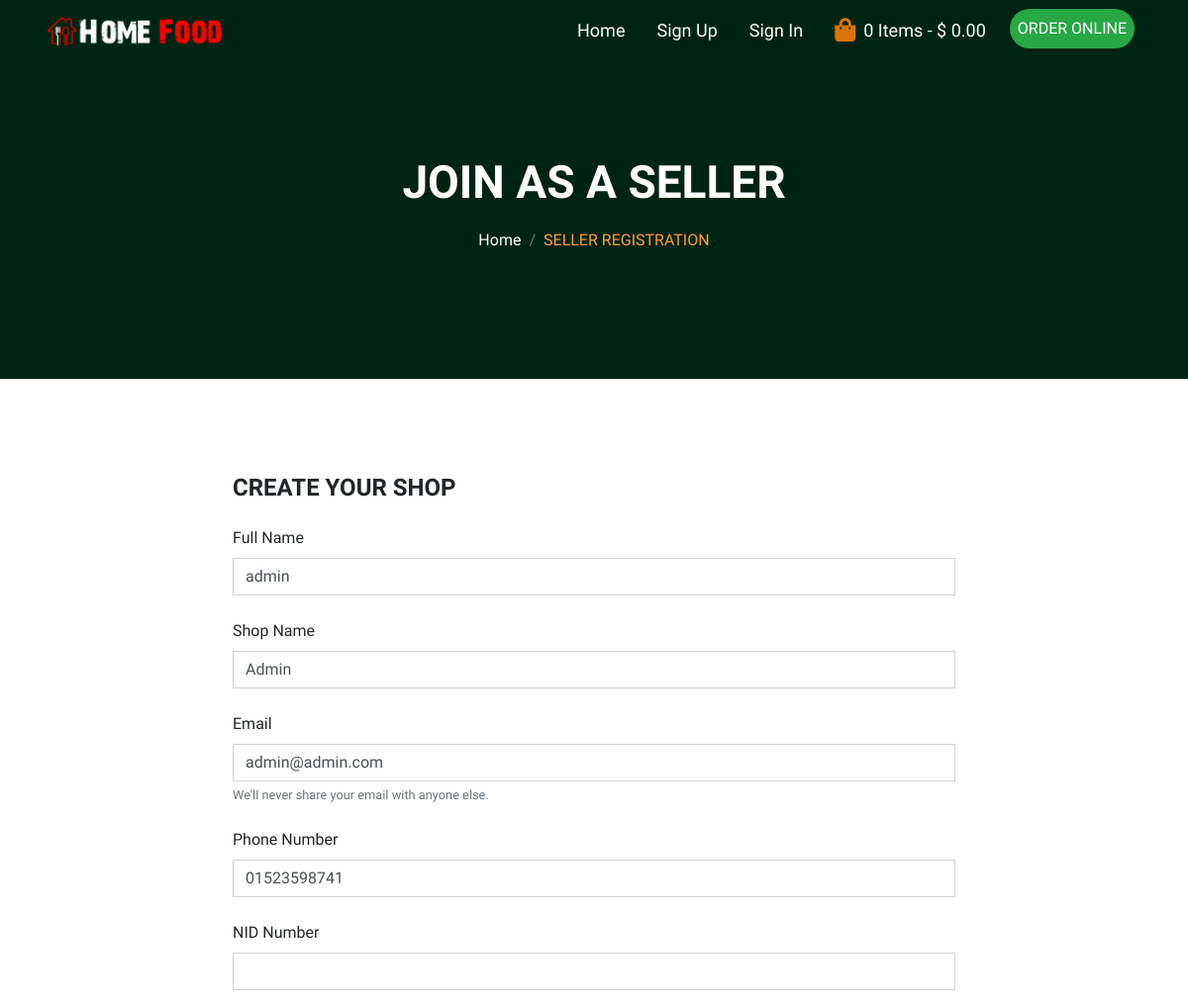
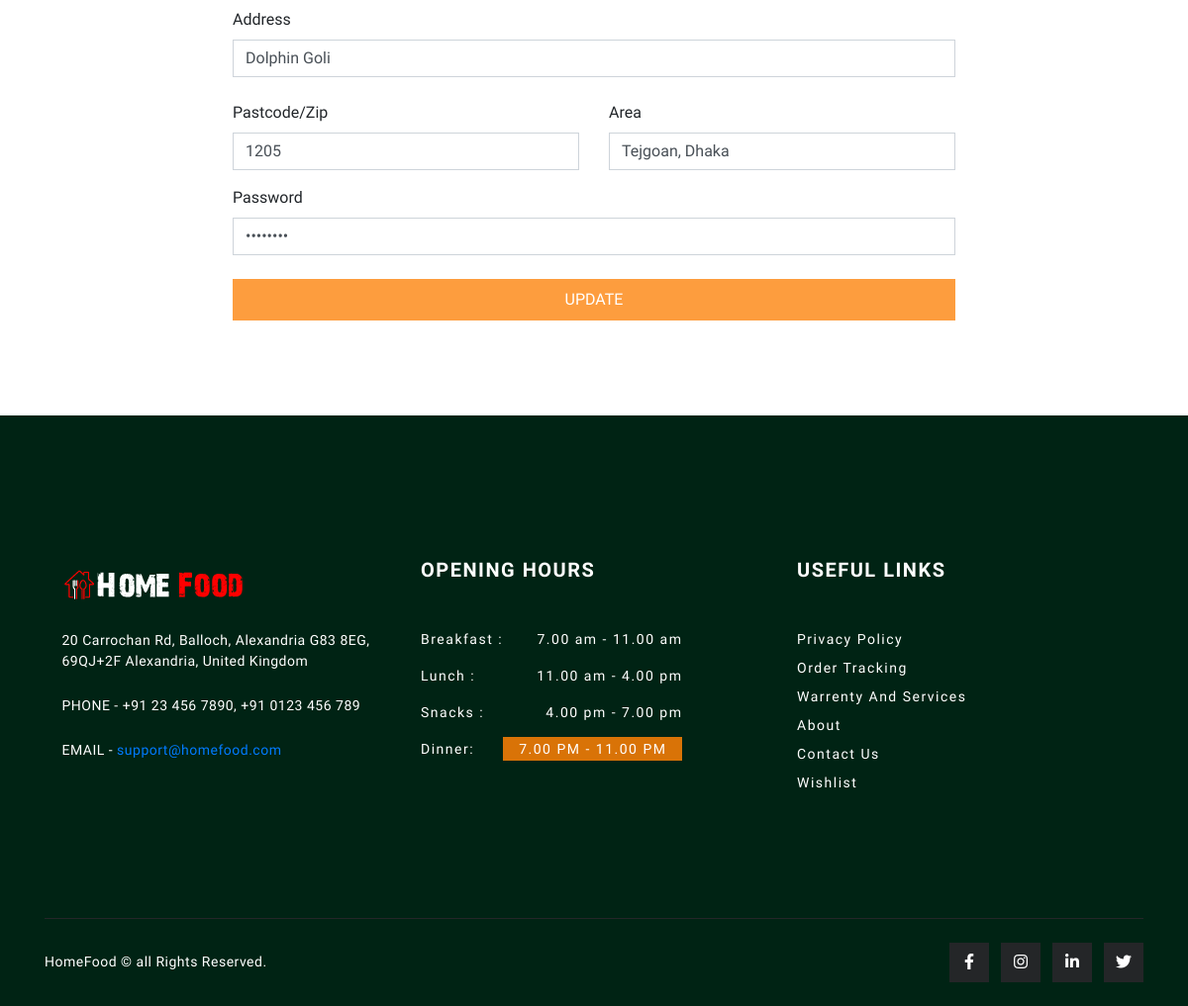
/register_seller.php?id=1, run on the app's committed database (2 pictures, top to bottom).
### tables this page shows
CREATE TABLE `user` (
  `id` int(11) NOT NULL,
  `full_name` varchar(255) NOT NULL,
  `email` varchar(255) NOT NULL,
  `phone_number` varchar(255) NOT NULL,
  `password` varchar(255) NOT NULL,
  `user_role` varchar(255) NOT NULL,
  `user_address` varchar(500) DEFAULT NULL,
  `user_zip` varchar(10) DEFAULT NULL,
  `user_area` varchar(55) DEFAULT NULL,
  `shop_name` varchar(55) DEFAULT NULL,
  `nid_number` varchar(15) DEFAULT NULL,
  `profile_image` varchar(255) DEFAULT 'uploads/default-profile-picture.jpg'
);

### register_seller.php (the view, shortened to what this page needs)
<?php require 'templates/header.php'; ?>
<body>
    <?php require 'templates/nav.php'; ?>
    <?php
    if ($_SERVER['REQUEST_METHOD'] === 'GET') {
        if (isset($_GET['id'])) {
            $userID = $_GET['id'];
            include_once 'db_connection.php';
            $sql = "SELECT * FROM user WHERE id = $userID";
            $results = $conn->query($sql);
            $user = $results->fetch_assoc();
        }
    }
    ?>
    <section id="banner" class="banner-bg cart-banner">
        <div class="container">
            <div class="row">
                <div class="col-12">
                    <div class="banner-title text-center">
                        <p class="banner-heading">Join as a Seller</p>
                        <ol class="breadcrumb justify-content-center">
                            <li class="breadcrumb-item"><a href="index.php">Home</a>
                            </li>
                            <li class="breadcrumb-item active text-uppercase" aria-current="page">Seller Registration</li>
                        </ol>
                    </div>
                </div>
            </div>
        </div>
    </section>
    <section class="checkout container-fluid">
        <div class="row">
            <div class="container">
                <div class="row my-lg-5 mb-5">
                    <div class="col-lg-2">
                    </div>
                    <div class="col-12 col-lg-8">
                        <div class="checkout__form my-5">
                            <h4 class="text-uppercase font-weight-bold mb-4">Create Your Shop</h4>
                            <form action="register_seller.php" method="POST">
							<div class="form">
								<div class="form-group mb-4">
									<label for="fname" class="text-capitalize">Full name</label>
									<input type="text" class="form-control" id="fname" name="fname" value="<?php echo (!empty($user)) ? $user['full_name'] : ''; ?>">
								</div>
                                <div class="form-group mb-4">
									<label for="shop_name" class="text-capitalize">Shop Name</label>
									<input type="text" class="form-control" id="shop_name" name="shop_name" value="<?php echo (!empty($user)) ? $user['shop_name'] : ''; ?>">
								</div>
								<div class="form-group mb-4">
									<label for="email" class="text-capitalize">email</label>
									<input type="email" class="form-control" id="email" name="email" aria-describedby="emailHelp" value="<?php echo (!empty($user)) ? $user['email'] : ''; ?>" placeholder="name@example.com"> <small id="emailHelp" class="form-text text-muted">We'll never share your email with anyone else.</small>
								</div>
								<div class="form-group mb-4">
									<label for="pnumber" class="text-capitalize">Phone number</label>
									<input type="text" value="<?php echo (!empty($user)) ? $user['phone_number'] : ''; ?>" class="form-control" id="pnumber" name="pnumber">
								</div>
                                <div class="form-group mb-4">
									<label for="nid_num" class="text-capitalize">NID Number</label>
									<input type="text" value="<?php echo (!empty($user)) ? $user['nid_number'] : ''; ?>" class="form-control" id="nid_num" name="nid_num">
								</div>
									<div class="form-group mb-4">
										<label for="address" class="text-capitalize">Address</label>
										<input type="text" class="form-control" id="uaddress" name="uaddress" value="<?php echo (!empty($user)) ? $user['user_address'] : ''; ?>" >
									</div>
									<div class="row">
										<div class="col-12 col-md-6">
											<div class="form-group">
												<label for="addresszip" class="text-capitalize">Pastcode/Zip</label>
												<input type="text" class="form-control" id="uzip" name="uzip" value="<?php echo (!empty($user)) ? $user['user_zip'] : ''; ?>" >
											</div>
										</div>
										<div class="col-12 col-md-6">
											<div class="form-group">
												<label for="addressname" class="text-capitalize">Area</label>
												<input type="text" class="form-control" id="uarea" name="uarea" value="<?php echo (!empty($user)) ? $user['user_area'] : ''; ?>" >
											</div>
										</div>
									</div>
								<div class="form-group mb-4">
									<label for="password" class="text-capitalize">Password</label>
									<input type="password" value="<?php echo (!empty($user)) ? $user['password'] : ''; ?>" class="form-control" id="password" name="password">
								</div>
								<div class="form-check mb-4" style="padding-left: 0;">
									<?php if (empty($user)) { ?>
										<button type="submit" class="text-uppercase checkout__order-bill__btn py-1 py-md-2" style="width: 100%;">Register</button>
										<small id="emailHelp" class="form-text text-muted">Already Registered? <a href="seller_signin.php">Log In</a></small>
									<?php } else { ?>
										<button type="submit" class="text-uppercase checkout__order-bill__btn py-1 py-md-2" style="width: 100%;">Update</button>
									<?php } ?>
								</div>
							</div>
						</form>
                        </div>
                    </div>
                    <div class="col-lg-2">
                    </div>
                </div>
            </div>
        </div>
    </section>
    <?php require 'templates/footer.php'; ?>

### css/style.css (style rules this page uses)
:root { --light-warning: #d97307; --soft-dark: #002314; --main: #fd9d3e; --main-transparent: #fd9d3e80; --bg-color: #f4f4f4; --br-rd: 25px; --light-dark: #242628; --light-dark-2: #2b2d2c; --ls: 1px; }
* { margin: 0; padding: 0; box-sizing: border-box; font-family: "PT Sans Narrow", sans-serif; }
html { scroll-behavior: smooth; }
.banner-bg { background-position: center; background-repeat: no-repeat; background-size: cover; padding: 100px 0px 50px 0px; }
.blog-banner,.blog-detail-banner,.checkout-banner,.cart-banner { background-image: url("../img/blog-9.jpg"); }
.banner-heading { font-size: 30px; font-weight: 700; text-transform: uppercase; color: var(--white); margin-bottom: 0; }
.banner-title .breadcrumb { background: none; text-transform: capitalize; }
.banner-title .breadcrumb-item a { color: var(--white) !important; transition: 0.4s; }
.banner-title .breadcrumb-item.active { color: var(--main) !important; }
.checkout__order-bill__btn { display: block; width: 100%; border: 1px solid var(--main); background-color: var(--main); color: var(--white); outline: none; transition: 0.4s; }
@media only screen and (min-width: 768px) { .banner-bg { padding: 150px 0 50px 0; } }
@media only screen and (min-width: 768px) { .banner-heading { font-size: 42px; } }
@media only screen and (min-width: 992px) { .banner-heading { font-size: 46px; } }
@media only screen and (min-width: 1200px) { .banner-bg { padding: 150px 0 100px 0; } }

### data on the page
user: fname "admin", shop_name "Admin", email "admin@admin.com", pnumber "01523598741", uaddress "Dolphin Goli", uzip "1205", uarea "Tejgoan, Dhaka"
